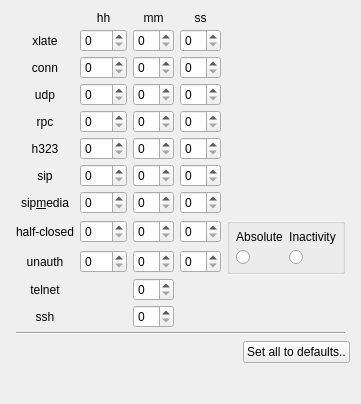
     <widget class="QWidget" name="label584">
      <attribute name="title">
       <string>Timeouts</string>
      </attribute>
      <layout class="QGridLayout" name="pixAdvanced_gridLayout_9">
       <item row="1" column="0">
        <spacer>
         <property name="orientation">
          <enum>Qt::Orientation::Horizontal</enum>
         </property>
         <property name="sizeType">
          <enum>QSizePolicy::Policy::Expanding</enum>
         </property>
         <property name="sizeHint" stdset="0">
          <size>
           <width>40</width>
           <height>20</height>
          </size>
         </property>
        </spacer>
       </item>
       <item row="2" column="1">
        <spacer>
         <property name="orientation">
          <enum>Qt::Orientation::Vertical</enum>
         </property>
         <property name="sizeType">
          <enum>QSizePolicy::Policy::Expanding</enum>
         </property>
         <property name="sizeHint" stdset="0">
          <size>
           <width>20</width>
           <height>30</height>
          </size>
         </property>
        </spacer>
       </item>
       <item row="0" column="0" colspan="2">
        <widget class="QFrame" name="frame167">
         <property name="frameShape">
          <enum>QFrame::Shape::NoFrame</enum>
         </property>
         <property name="frameShadow">
          <enum>QFrame::Shadow::Sunken</enum>
         </property>
         <layout class="QGridLayout">
          <property name="leftMargin">
           <number>5</number>
          </property>
          <property name="topMargin">
           <number>0</number>
          </property>
          <property name="rightMargin">
           <number>5</number>
          </property>
          <property name="bottomMargin">
           <number>0</number>
          </property>
          <property name="verticalSpacing">
           <number>4</number>
          </property>
          <item row="1" column="0">
           <widget class="QLabel" name="label461">
            <property name="text">
             <string>xlate</string>
            </property>
            <property name="alignment">
             <set>Qt::AlignmentFlag::AlignCenter</set>
            </property>
            <property name="wordWrap">
             <bool>false</bool>
            </property>
           </widget>
          </item>
          <item row="2" column="0">
           <widget class="QLabel" name="label462">
            <property name="text">
             <string>conn</string>
            </property>
            <property name="alignment">
             <set>Qt::AlignmentFlag::AlignCenter</set>
            </property>
            <property name="wordWrap">
             <bool>false</bool>
            </property>
           </widget>
          </item>
          <item row="3" column="0">
           <widget class="QLabel" name="label463">
            <property name="text">
             <string>udp</string>
            </property>
            <property name="alignment">
             <set>Qt::AlignmentFlag::AlignCenter</set>
            </property>
            <property name="wordWrap">
             <bool>false</bool>
            </property>
           </widget>
          </item>
          <item row="4" column="0">
           <widget class="QLabel" name="label464">
            <property name="text">
             <string>rpc</string>
            </property>
            <property name="alignment">
             <set>Qt::AlignmentFlag::AlignCenter</set>
            </property>
            <property name="wordWrap">
             <bool>false</bool>
            </property>
           </widget>
          </item>
          <item row="5" column="0">
           <widget class="QLabel" name="label465">
            <property name="text">
             <string>h323</string>
            </property>
            <property name="alignment">
             <set>Qt::AlignmentFlag::AlignCenter</set>
            </property>
            <property name="wordWrap">
             <bool>false</bool>
            </property>
           </widget>
          </item>
          <item row="6" column="0">
           <widget class="QLabel" name="label466">
            <property name="text">
             <string>sip</string>
            </property>
            <property name="alignment">
             <set>Qt::AlignmentFlag::AlignCenter</set>
            </property>
            <property name="wordWrap">
             <bool>false</bool>
            </property>
           </widget>
          </item>
          <item row="7" column="0">
           <widget class="QLabel" name="label467">
            <property name="text">
             <string>sip&amp;media</string>
            </property>
            <property name="alignment">
             <set>Qt::AlignmentFlag::AlignCenter</set>
            </property>
            <property name="wordWrap">
             <bool>false</bool>
            </property>
            <property name="buddy">
             <cstring>sip_media_hh</cstring>
            </property>
           </widget>
          </item>
          <item row="9" column="0">
           <widget class="QLabel" name="label468">
            <property name="text">
             <string>unauth</string>
            </property>
            <property name="alignment">
             <set>Qt::AlignmentFlag::AlignCenter</set>
            </property>
            <property name="wordWrap">
             <bool>false</bool>
            </property>
           </widget>
          </item>
          <item row="1" column="1">
           <widget class="QSpinBox" name="xlate_hh">
            <property name="minimum">
             <number>0</number>
            </property>
            <property name="maximum">
             <number>100</number>
            </property>
            <property name="value">
             <number>0</number>
            </property>
           </widget>
          </item>
          <item row="2" column="1">
           <widget class="QSpinBox" name="conn_hh">
            <property name="minimum">
             <number>0</number>
            </property>
            <property name="maximum">
             <number>100</number>
            </property>
            <property name="value">
             <number>0</number>
            </property>
           </widget>
          </item>
          <item row="3" column="1">
           <widget class="QSpinBox" name="udp_hh">
            <property name="minimum">
             <number>0</number>
            </property>
            <property name="maximum">
             <number>100</number>
            </property>
            <property name="value">
             <number>0</number>
            </property>
           </widget>
          </item>
          <item row="4" column="1">
           <widget class="QSpinBox" name="rpc_hh">
            <property name="minimum">
             <number>0</number>
            </property>
            <property name="maximum">
             <number>100</number>
            </property>
            <property name="value">
             <number>0</number>
            </property>
           </widget>
          </item>
          <item row="5" column="1">
           <widget class="QSpinBox" name="h323_hh">
            <property name="minimum">
             <number>0</number>
            </property>
            <property name="maximum">
             <number>100</number>
            </property>
            <property name="value">
             <number>0</number>
            </property>
           </widget>
          </item>
          <item row="6" column="1">
           <widget class="QSpinBox" name="sip_hh">
            <property name="minimum">
             <number>0</number>
            </property>
            <property name="maximum">
             <number>100</number>
            </property>
            <property name="value">
             <number>0</number>
            </property>
           </widget>
          </item>
          <item row="7" column="1">
           <widget class="QSpinBox" name="sip_media_hh">
            <property name="minimum">
             <number>0</number>
            </property>
            <property name="maximum">
             <number>100</number>
            </property>
            <property name="value">
             <number>0</number>
            </property>
           </widget>
          </item>
          <item row="9" column="1">
           <widget class="QSpinBox" name="uauth_hh">
            <property name="minimum">
             <number>0</number>
            </property>
            <property name="maximum">
             <number>100</number>
            </property>
            <property name="value">
             <number>0</number>
            </property>
           </widget>
          </item>
          <item row="1" column="2">
           <widget class="QSpinBox" name="xlate_mm">
            <property name="minimum">
             <number>0</number>
            </property>
            <property name="maximum">
             <number>59</number>
            </property>
            <property name="value">
             <number>0</number>
            </property>
           </widget>
          </item>
          <item row="2" column="2">
           <widget class="QSpinBox" name="conn_mm">
            <property name="minimum">
             <number>0</number>
            </property>
            <property name="maximum">
             <number>59</number>
            </property>
            <property name="value">
             <number>0</number>
            </property>
           </widget>
          </item>
          <item row="3" column="2">
           <widget class="QSpinBox" name="udp_mm">
            <property name="minimum">
             <number>0</number>
            </property>
            <property name="maximum">
             <number>59</number>
            </property>
            <property name="value">
             <number>0</number>
            </property>
           </widget>
          </item>
          <item row="4" column="2">
           <widget class="QSpinBox" name="rpc_mm">
            <property name="minimum">
             <number>0</number>
            </property>
            <property name="maximum">
             <number>59</number>
            </property>
            <property name="value">
             <number>0</number>
            </property>
           </widget>
          </item>
          <item row="5" column="2">
           <widget class="QSpinBox" name="h323_mm">
            <property name="minimum">
             <number>0</number>
            </property>
            <property name="maximum">
             <number>59</number>
            </property>
            <property name="value">
             <number>0</number>
            </property>
           </widget>
          </item>
          <item row="6" column="2">
           <widget class="QSpinBox" name="sip_mm">
            <property name="minimum">
             <number>0</number>
            </property>
            <property name="maximum">
             <number>59</number>
            </property>
            <property name="value">
             <number>0</number>
            </property>
           </widget>
          </item>
          <item row="7" column="2">
           <widget class="QSpinBox" name="sip_media_mm">
            <property name="minimum">
             <number>0</number>
            </property>
            <property name="maximum">
             <number>59</number>
            </property>
            <property name="value">
             <number>0</number>
            </property>
           </widget>
          </item>
          <item row="9" column="2">
           <widget class="QSpinBox" name="uauth_mm">
            <property name="minimum">
             <number>0</number>
            </property>
            <property name="maximum">
             <number>59</number>
            </property>
            <property name="value">
             <number>0</number>
            </property>
           </widget>
          </item>
          <item row="1" column="3">
           <widget class="QSpinBox" name="xlate_ss">
            <property name="minimum">
             <number>0</number>
            </property>
            <property name="maximum">
             <number>59</number>
            </property>
            <property name="value">
             <number>0</number>
            </property>
           </widget>
          </item>
          <item row="2" column="3">
           <widget class="QSpinBox" name="conn_ss">
            <property name="minimum">
             <number>0</number>
            </property>
            <property name="maximum">
             <number>59</number>
            </property>
            <property name="value">
             <number>0</number>
            </property>
           </widget>
          </item>
          <item row="3" column="3">
           <widget class="QSpinBox" name="udp_ss">
            <property name="minimum">
             <number>0</number>
            </property>
            <property name="maximum">
             <number>59</number>
            </property>
            <property name="value">
             <number>0</number>
            </property>
           </widget>
          </item>
          <item row="4" column="3">
           <widget class="QSpinBox" name="rpc_ss">
            <property name="minimum">
             <number>0</number>
            </property>
            <property name="maximum">
             <number>59</number>
            </property>
            <property name="value">
             <number>0</number>
            </property>
           </widget>
          </item>
          <item row="5" column="3">
           <widget class="QSpinBox" name="h323_ss">
            <property name="minimum">
             <number>0</number>
            </property>
            <property name="maximum">
             <number>59</number>
            </property>
            <property name="value">
             <number>0</number>
            </property>
           </widget>
          </item>
          <item row="6" column="3">
           <widget class="QSpinBox" name="sip_ss">
            <property name="minimum">
             <number>0</number>
            </property>
            <property name="maximum">
             <number>59</number>
            </property>
            <property name="value">
             <number>0</number>
            </property>
           </widget>
          </item>
          <item row="7" column="3">
           <widget class="QSpinBox" name="sip_media_ss">
            <property name="minimum">
             <number>0</number>
            </property>
            <property name="maximum">
             <number>59</number>
            </property>
            <property name="value">
             <number>0</number>
            </property>
           </widget>
          </item>
          <item row="9" column="3">
           <widget class="QSpinBox" name="uauth_ss">
            <property name="minimum">
             <number>0</number>
            </property>
            <property name="maximum">
             <number>59</number>
            </property>
            <property name="value">
             <number>0</number>
            </property>
           </widget>
          </item>
          <item row="10" column="0">
           <widget class="QLabel" name="label578">
            <property name="text">
             <string>telnet</string>
            </property>
            <property name="alignment">
             <set>Qt::AlignmentFlag::AlignCenter</set>
            </property>
            <property name="wordWrap">
             <bool>false</bool>
            </property>
           </widget>
          </item>
          <item row="11" column="0">
           <widget class="QLabel" name="label579">
            <property name="text">
             <string>ssh</string>
            </property>
            <property name="alignment">
             <set>Qt::AlignmentFlag::AlignCenter</set>
            </property>
            <property name="wordWrap">
             <bool>false</bool>
            </property>
           </widget>
          </item>
          <item row="0" column="3">
           <widget class="QLabel" name="label471">
            <property name="text">
             <string>ss</string>
            </property>
            <property name="alignment">
             <set>Qt::AlignmentFlag::AlignCenter</set>
            </property>
            <property name="wordWrap">
             <bool>false</bool>
            </property>
           </widget>
          </item>
          <item row="0" column="2">
           <widget class="QLabel" name="label470">
            <property name="text">
             <string>mm</string>
            </property>
            <property name="alignment">
             <set>Qt::AlignmentFlag::AlignCenter</set>
            </property>
            <property name="wordWrap">
             <bool>false</bool>
            </property>
           </widget>
          </item>
          <item row="0" column="1">
           <widget class="QLabel" name="label469">
            <property name="text">
             <string>hh</string>
            </property>
            <property name="alignment">
             <set>Qt::AlignmentFlag::AlignCenter</set>
            </property>
            <property name="wordWrap">
             <bool>false</bool>
            </property>
           </widget>
          </item>
          <item row="8" column="3">
           <widget class="QSpinBox" name="half_closed_ss">
            <property name="minimum">
             <number>0</number>
            </property>
            <property name="maximum">
             <number>59</number>
            </property>
            <property name="value">
             <number>0</number>
            </property>
           </widget>
          </item>
          <item row="8" column="2">
           <widget class="QSpinBox" name="half_closed_mm">
            <property name="minimum">
             <number>0</number>
            </property>
            <property name="maximum">
             <number>59</number>
            </property>
            <property name="value">
             <number>0</number>
            </property>
           </widget>
          </item>
          <item row="8" column="1">
           <widget class="QSpinBox" name="half_closed_hh">
            <property name="minimum">
             <number>0</number>
            </property>
            <property name="maximum">
             <number>100</number>
            </property>
            <property name="value">
             <number>0</number>
            </property>
           </widget>
          </item>
          <item row="8" column="0">
           <widget class="QLabel" name="label642">
            <property name="text">
             <string>half-closed</string>
            </property>
            <property name="alignment">
             <set>Qt::AlignmentFlag::AlignCenter</set>
            </property>
            <property name="wordWrap">
             <bool>false</bool>
            </property>
           </widget>
          </item>
          <item row="11" column="2">
           <widget class="QSpinBox" name="ssh_timeout">
            <property name="minimum">
             <number>0</number>
            </property>
            <property name="maximum">
             <number>59</number>
            </property>
            <property name="value">
             <number>0</number>
            </property>
           </widget>
          </item>
          <item row="10" column="2">
           <widget class="QSpinBox" name="telnet_timeout">
            <property name="minimum">
             <number>0</number>
            </property>
            <property name="maximum">
             <number>59</number>
            </property>
            <property name="value">
             <number>0</number>
            </property>
           </widget>
          </item>
          <item row="12" column="0" colspan="5">
           <widget class="Line" name="hseparator38">
            <property name="frameShape">
             <enum>QFrame::Shape::HLine</enum>
            </property>
            <property name="frameShadow">
             <enum>QFrame::Shadow::Sunken</enum>
            </property>
            <property name="orientation">
             <enum>Qt::Orientation::Horizontal</enum>
            </property>
           </widget>
          </item>
          <item row="8" column="4" rowspan="2">
           <widget class="QGroupBox" name="buttonGroup27">
            <property name="title">
             <string/>
            </property>
            <layout class="QGridLayout">
             <property name="margin" stdset="0">
              <number>6</number>
             </property>
             <item row="0" column="1">
              <widget class="QLabel" name="label589">
               <property name="text">
                <string>Inactivity</string>
               </property>
               <property name="alignment">
                <set>Qt::AlignmentFlag::AlignCenter</set>
               </property>
               <property name="wordWrap">
                <bool>false</bool>
               </property>
              </widget>
             </item>
             <item row="0" column="0">
              <widget class="QLabel" name="label588">
               <property name="text">
                <string>Absolute</string>
               </property>
               <property name="alignment">
                <set>Qt::AlignmentFlag::AlignCenter</set>
               </property>
               <property name="wordWrap">
                <bool>false</bool>
               </property>
              </widget>
             </item>
             <item row="1" column="0">
              <widget class="QRadioButton" name="uauth_abs">
               <property name="text">
                <string/>
               </property>
              </widget>
             </item>
             <item row="1" column="1">
              <widget class="QRadioButton" name="uauth_inact">
               <property name="text">
                <string/>
               </property>
              </widget>
             </item>
            </layout>
           </widget>
          </item>
         </layout>
        </widget>
       </item>
       <item row="1" column="1">
        <widget class="QPushButton" name="defaultTimeoutsButton">
         <property name="text">
          <string>Set all to defaults..</string>
         </property>
        </widget>
       </item>
      </layout>
     </widget>
